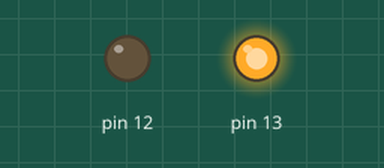
The sketch below on a simulated Arduino Uno, built with avr-gcc and run on an emulated ATmega328P. Parts: output pins drawn as LEDs (lit = HIGH).

Above: at 5.0 s.
At 19.0 s:
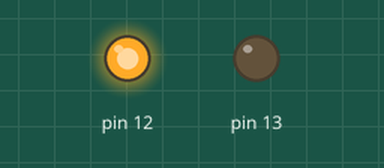
At 26.0 s:
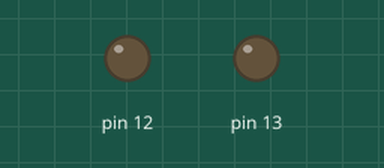
Timing chart, 0 to 36.4 s (numbered marks = the images above):
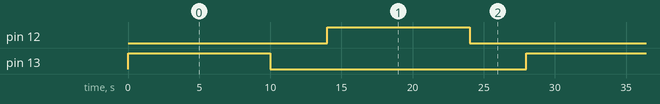

Measured:
- by itself, pin 12, pin 13: alternates HIGH for 10.0 s and LOW for 18.0 s
- by itself, everything shown: repeats every 28.0 s, in 4 steps

The sketch:

practica10.ino
```cpp
// C++ code
//
int bucle = 0;

void setup()
{
  pinMode(13, OUTPUT);
  pinMode(12, OUTPUT);
}

void loop()
{
  digitalWrite(13, HIGH);
  delay(10000); // Wait for 10000 millisecond(s)
  digitalWrite(13, LOW);
  delay(4000); // Wait for 4000 millisecond(s)
  digitalWrite(12, HIGH);
  delay(10000); // Wait for 10000 millisecond(s)
  digitalWrite(12, LOW);
  delay(4000); // Wait for 4000 millisecond(s)
  bucle = 10;
}
```
